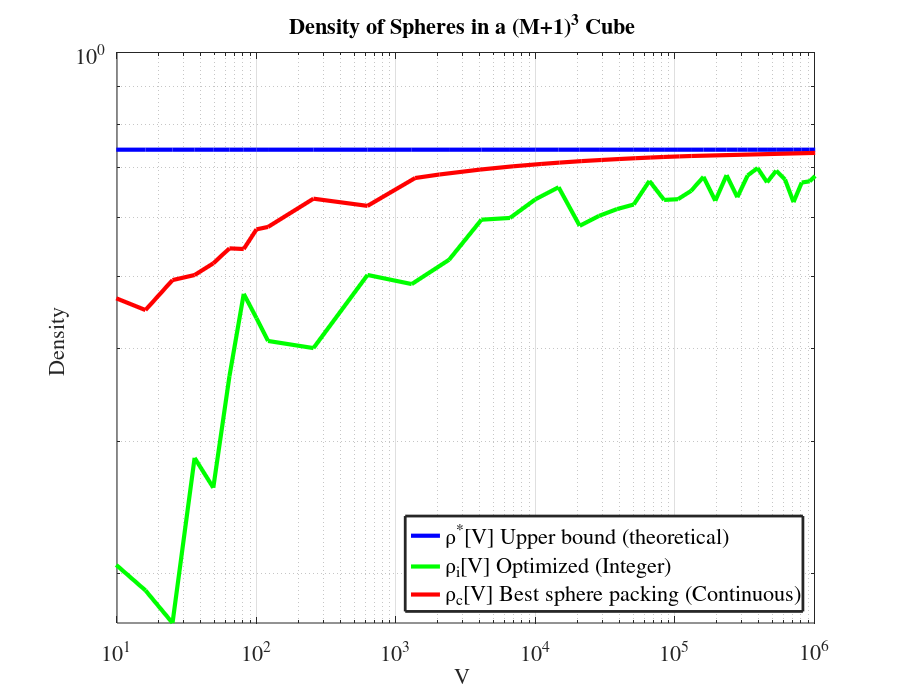

The MATLAB source for this figure:
%% Created by: Ph.D Nelson Eduardo Diaz Diaz
% Post-doctorado Pontícia Universidad Católica de Valparaíso (PUCV)
% Date 2 February 2022

% Fig. 2: SP density comparison for different dimensions; (blue line) theoretical
% upper bound where the cubic container has size (M + 1)3, and the total
% number of spheres is V = M N ; (red line) best known optimal sphere packing
% without the MSFA restriction; (green line) OSP density with MSFA restriction.

clear all;
clc;
%% Generate figures of the paper: Demosaicking Multispectral Images Based on Sphere Packing Filter Design
addpath(genpath('./Dataset'));
addpath(genpath('./codes'));
addpath(genpath('./RGB'));
addpath(genpath('./src'));
addpath(genpath('./Fig'));
addpath(genpath('./Pattern'));
addpath(genpath('./Results'));


fig=figure(2);
%fig = figure('Renderer', 'painters', 'Position', [10 10 1500 1200]);
fontsize = 16;
x = [2:11 16 25].^2;
x = [x 1372 2048 4000 6912 10976 14896 21438 29660 39754 51912 66326 83188 108000 131072 1024192 4100625];
N =[2:11 16 25 36 49 64 81 100 121 144 169 196 225 256 289 324 361 400 441 484 529 576 625 676 729 784 841 900 961 1024 1296 2025]; % Sensor Size
nt = length(N);
rt = [0.2928 0.2320 0.1887 0.1678  0.1493 0.1364 0.1267 0.1170 0.1113 0.1047 0.084 0.0619 0.0490 0.0443 0.0346 0.0289 0.0248 0.0225 0.0199 0.0179 0.0162 0.0149 0.0137 0.0127 0.0117 0.0109 0.0055];
dent =[0.4209 0.4710 0.4510 0.4948 0.5026 0.5211 0.5458 0.5447 0.5788 0.5832 0.6364 0.6224 0.6784 0.6858 0.6963 0.7034 0.7085 0.7115 0.7148 0.7173 0.7194 0.7212 0.7227 0.7240 0.7253 0.7262 0.7332];
r = [1.4142 1.4142 1.4142 1.4142 1.7321 1.7321 2 2.2361 2.2361 2.2361 2.4495 3 3.3166 3.7417 4.2426 4.5826 5.0 5.3852 5.4772 5.8310 6.1644 6.4807 6.9282 7.0711 7.3485 7.6811 8.0623 8.1240 8.6023 8.6603 9.1104 9.4323 9.5394 9.8995 10.0499 10.0499 10.4881 10.7328 11.0454 11.9164 13.7477]./(2);
%r = [1.4142 1.4142 1.4142 1.4142 1.4142 1.7321 1.4142 2.2361 1.4142 2.2361 2.4495 3 2.8284 3.7417 3.7417 4.2426 4.6904 5.3852 5.4772 5.8310 6.1644 6.4031 6.4807 7.0711 7.3485 7.6811 7.8740 8.0623 8.3666 8.6603 8.6023 8.8995 11.0454 13.7477]./(2);
cube = (N+1).^3;%(N.^2).*4.*r.*(sqrt(2)+r);
%d = [2.23 2.44 3.0 3.31 3.74 4.24 4.58 5 5.38 5.47]./(2*(N+1));
%rt =[0.117097 0.084037 0.061]
%% Orange line -> theoretical
nb =N.^2;
dis = 2*(((N+1).^3)./(4*nb*sqrt(2))).^(1/3);
dis = dis./2;
sphere = (N.^2).*(4/3).*pi.*(dis.^3);
density = (sphere./cube);
loglog(nb(1:nt),density(1:nt),'-b','MarkerFaceColor','b','MarkerSize',18,'LineWidth',3)
hold on

sphere = (N.^2).*(4/3).*pi.*(r.^3);
density = (sphere./cube);

loglog(nb(1:nt),density(1:nt),'-g','MarkerFaceColor','g','MarkerSize',18,'LineWidth',3)
grid on
set(gca,'FontSize',fontsize,'Fontname','Times')
nf = length(dent);
loglog(x(1:nf),dent(1:nf),'-r','MarkerFaceColor','r','MarkerSize',18,'LineWidth',3)
axis([10 10^6 0 1])
title('Density of Spheres in a (M+1)^3 Cube ', 'FontSize', fontsize,'Fontname','Times')
xlabel('V ', 'FontSize', fontsize,'Fontname','Times')
ylabel('Density ', 'FontSize', fontsize,'Fontname','Times')
legend('\rho^*[V] Upper bound (theoretical)','\rho_i[V] Optimized (Integer)','\rho_c[V] Best sphere packing (Continuous)','LineWidth',2,'location','southeast','FontSize', 16,'Fontname','Times')
%saveas(gcf,'figure4','epsc')
set(gcf, 'PaperPosition', [0 0 9 7]); %Position plot at left hand corner with width 5 and height 5.
set(gcf, 'PaperSize', [9 7]); %Set the paper to have width 5 and height 5.
%pbaspect([1 1 1])
%saveas(gcf,'figure1','pdf')
%orient(fig,'landscape')
%print(fig,'figure_1.png','-dpng','-r400')
print(fig,'figure2.eps','-depsc','-r400')